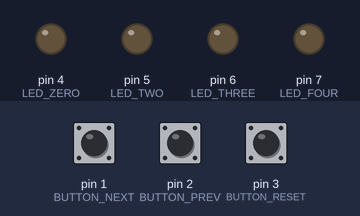
Simulated run of this sketch. Board: Arduino Uno, built with avr-gcc and run on an emulated ATmega328P. Shown: output pins drawn as LEDs (lit = HIGH). The inputs (shaded band) are chosen by the test bench; at power-on: pin 1 (BUTTON_NEXT) LOW, pin 2 (BUTTON_PREV) LOW, pin 3 (BUTTON_RESET) LOW.

Above: at 1.2 s.
1.3 s: pin 1 (BUTTON_NEXT) pulled HIGH for 0.15 s
At 1.8 s:
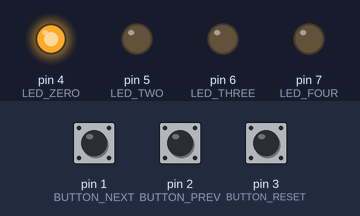
2.9 s: pin 1 (BUTTON_NEXT) pulled HIGH for 1 s
At 4.2 s:
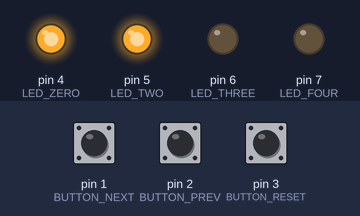
5.4 s: pin 1 (BUTTON_NEXT) pulled HIGH for 0.15 s
At 6.1 s:
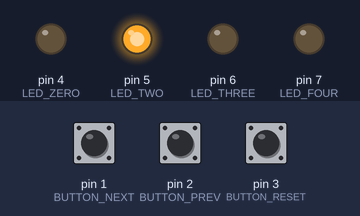
7.0 s: pin 1 (BUTTON_NEXT) pulled HIGH for 3.2 s
At 11.4 s:
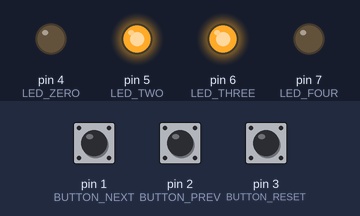
11.7 s: pin 1 (BUTTON_NEXT) pulled HIGH for 0.15 s
At 13.0 s:
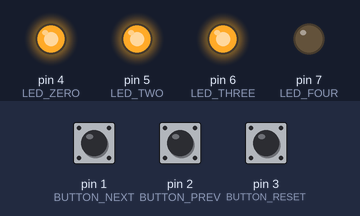
13.3 s: pin 1 (BUTTON_NEXT) pulled HIGH for 1 s
At 15.8 s:
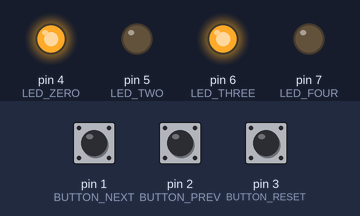
Timing chart, 0 to 16.8 s (numbered marks = the images above; inputs shaded):
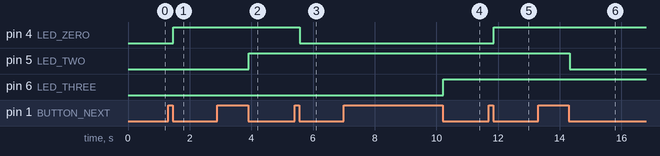

The sketch:

zadanie5.ino
```cpp
// Autor: Mikołaj Kowalik
// Indeks: 283476

//zadanie nr 5

// korzystam z arduino IDE
// aktualnie nie mam arduino uno, korzystałem z arduino leonardo
//z tego względu proszę o łagodniejsze traktowanie api, ponieważ na leonardo piny są inaczej podłączone
//i nieestetycznie korzysta się z niskiego poziomu

//do wyznaczania kolejnych kodów gray'a skorzystałem z algorytmu:
//http://eduinf.waw.pl/inf/alg/006_bin/0025.php

//nie korzystałem z INPUT_PULLUP - do przycisków używałem rezystorów 10 kOhm

//czas drgania od producenta:
#define DRGANIE 20 /* ms */

#define BUTTON_NEXT  1
#define BUTTON_PREV  2
#define BUTTON_RESET 3

#define LED_ZERO  4
#define LED_TWO   5
#define LED_THREE 6
#define LED_FOUR  7


inline void aktualizujDiody( int stan ){
  digitalWrite( LED_ZERO,  (stan)&1    );
  digitalWrite( LED_TWO,   (stan>>1)&1 );
  digitalWrite( LED_THREE, (stan>>2)&1 );
  digitalWrite( LED_FOUR,  (stan>>3)&1 );
}

inline void obsluzPrzycisk( int przycisk ){
    static int stan = 0;
    //przeczekanie drgania po wcisnieciu przycisku
    delay( DRGANIE );

    switch( przycisk ){
      case BUTTON_NEXT:
          ++stan;
          stan = ( stan > 15 )? 0 : stan;
        break;

      case BUTTON_PREV:
          --stan;
          stan = ( stan < 0 )? 15 : stan;
        break;

      case BUTTON_RESET:
          stan = 0;
        break;
    }

    //przeczekanie stanu wysokiego
    while( digitalRead( przycisk ) == HIGH );
    //przeczekanie drgania po puszczeniu przycisku
    delay( DRGANIE );

                     //przeliczanie na kod gray'a
    aktualizujDiody( stan ^ (stan>>1) );
}

void setup() {
  pinMode( BUTTON_NEXT,  INPUT );
  pinMode( BUTTON_PREV,  INPUT );
  pinMode( BUTTON_RESET, INPUT );

  pinMode( LED_ZERO,  OUTPUT );
  pinMode( LED_TWO,   OUTPUT );
  pinMode( LED_THREE, OUTPUT );
  pinMode( LED_FOUR,  OUTPUT );
}

void loop() {

  if( digitalRead(BUTTON_RESET) == HIGH )
    obsluzPrzycisk( BUTTON_RESET );

  if( digitalRead(BUTTON_PREV) == HIGH )
    obsluzPrzycisk( BUTTON_PREV );

  if( digitalRead(BUTTON_NEXT) == HIGH )
    obsluzPrzycisk( BUTTON_NEXT );

}
```

Measured:
- after the input at 1.3 s, pin 4 (LED_ZERO): LOW → HIGH after 0.17 s
- after the input at 2.9 s, pin 5 (LED_TWO): LOW → HIGH after 1.0 s
- after the input at 5.4 s, pin 4 (LED_ZERO): HIGH → LOW after 0.17 s
- after the input at 7.0 s, pin 6 (LED_THREE): LOW → HIGH after 3.2 s
- after the input at 11.7 s, pin 4 (LED_ZERO): LOW → HIGH after 0.17 s
- after the input at 13.3 s, pin 5 (LED_TWO): HIGH → LOW after 1.0 s
